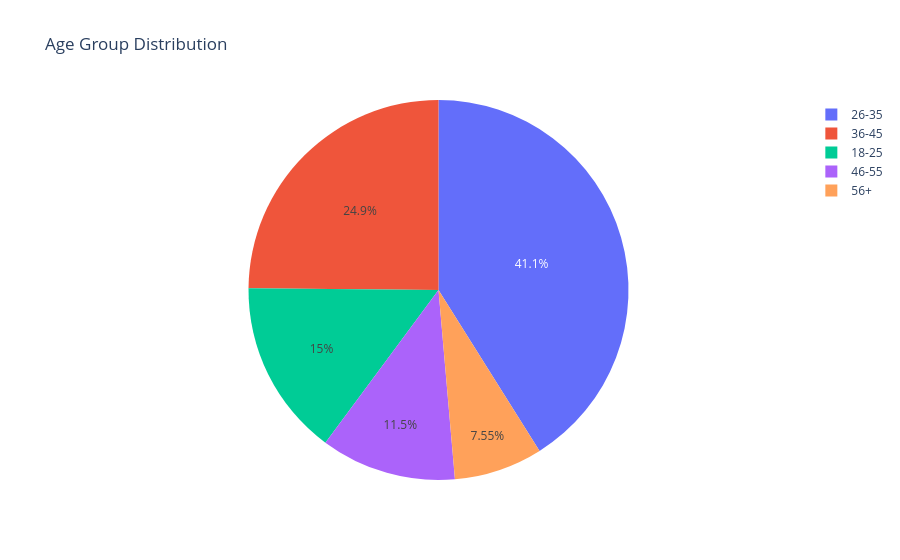
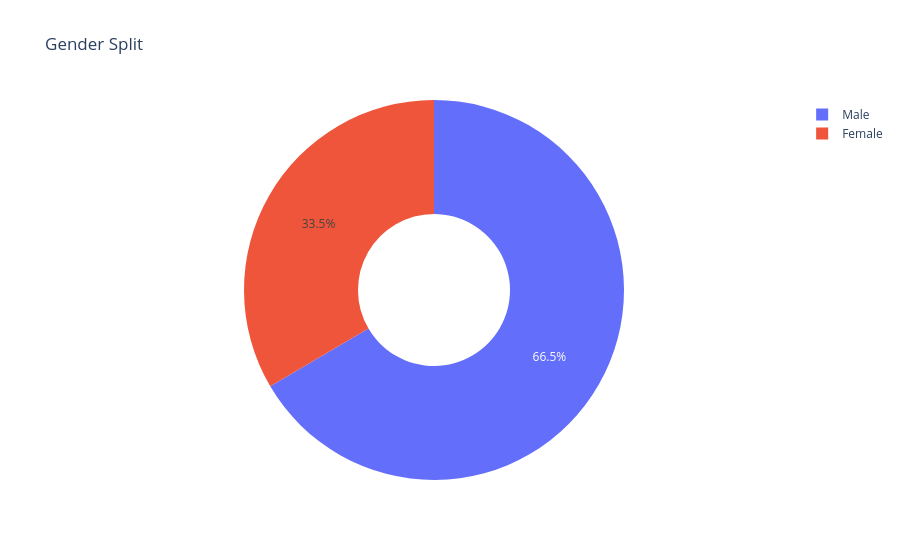

These figures' notebook cell, in order:
### Markdown cell above
### Finding 5: Millennial Participation
The 25-35 age group represents the largest chunk of the investor base, driving modern retail participation. *(See Age Group Pie Chart below)*

### Finding 6: SIP Affordability
While younger investors are numerous, the highest median SIP amounts originate from the 45-55 age bracket. *(See SIP Box Plot below)*

### Finding 7: Gender Diversity
There is a growing representation of female investors, though males still hold the majority share of folios. *(See Gender Split below)*

### Code cell
# 5. Investor Demographics

# Age Pie Chart
age_counts = df_tx['age_group'].value_counts()
fig_age = px.pie(values=age_counts.values, names=age_counts.index, title='Age Group Distribution')
fig_age.write_image('../reports/charts/age_pie.png')
fig_age.show()

# SIP Box Plot
sip_tx = df_tx[df_tx['transaction_type'] == 'SIP']
plt.figure(figsize=(10, 6))
sns.boxplot(data=sip_tx, x='age_group', y='amount_inr', order=['18-25', '25-35', '35-45', '45-55', '55+'])
plt.title('SIP Amount Distribution by Age Group')
plt.ylim(0, 20000) # Cap for readability
plt.savefig('../reports/charts/sip_boxplot.png')
plt.show()

# Gender Split
gender_counts = df_tx['gender'].value_counts()
fig_gender = px.pie(values=gender_counts.values, names=gender_counts.index, title='Gender Split', hole=0.4)
fig_gender.write_image('../reports/charts/gender_donut.png')
fig_gender.show()

### Figure 1 — Plotly figure (JSON) as saved in the notebook; plotly's stock layout.template omitted (floating-point values rounded to 4 significant figures)
{"data": [{"domain": {"x": [0.0, 1.0], "y": [0.0, 1.0]}, "hovertemplate": "label=%{label}<br>value=%{value}<extra></extra>", "labels": ["26-35", "36-45", "18-25", "46-55", "56+"], "legendgroup": "", "name": "", "showlegend": true, "type": "pie", "values": [13463, 8146, 4916, 3779, 2474]}], "layout": {"legend": {"tracegroupgap": 0}, "title": {"text": "Age Group Distribution"}}}

### Figure 2 — Plotly figure (JSON) as saved in the notebook; plotly's stock layout.template omitted (floating-point values rounded to 4 significant figures)
{"data": [{"domain": {"x": [0.0, 1.0], "y": [0.0, 1.0]}, "hole": 0.4, "hovertemplate": "label=%{label}<br>value=%{value}<extra></extra>", "labels": ["Male", "Female"], "legendgroup": "", "name": "", "showlegend": true, "type": "pie", "values": [21809, 10969]}], "layout": {"legend": {"tracegroupgap": 0}, "title": {"text": "Gender Split"}}}
